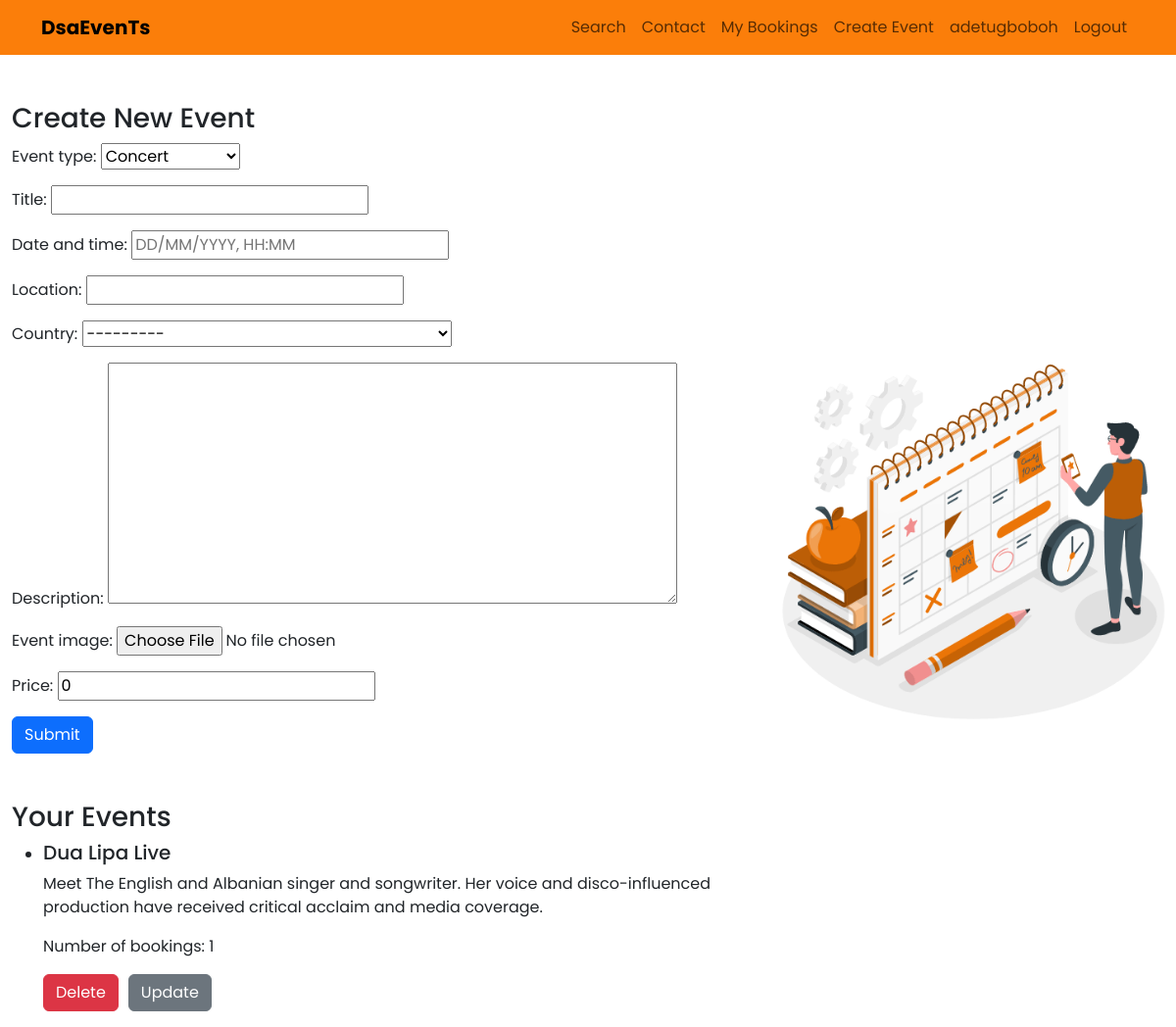
Screenshot of /events-submission/ (signed in) with the database file from the repository.
### events/models.py (models this page shows)
class Event(models.Model):
    EVENT_TYPE_CHOICES = (
        ('concert', 'Concert'),
        ('music_festival', 'Music Festival'),
        ('workshop', 'Workshop'),
        ('conference', 'Conference'),
        ('exhibition', 'Exhibition'),
        ('album_release', 'Album Release'),
        ('live_stream', 'Live Stream'),
        ('meetup', 'Meetup'),
    )
    event_type = models.CharField(max_length=100, choices=EVENT_TYPE_CHOICES)
    title = models.CharField(max_length=255)
    date_and_time = models.DateTimeField()
    location = models.CharField(max_length=255)
    country = CountryField()
    description = models.TextField()
    event_image = models.ImageField(blank=True)
    price = models.DecimalField(max_digits=10, decimal_places=2, default=0)
    user = models.ForeignKey(User, on_delete=models.CASCADE, default= None)

### events/views.py (the view)
# urls.py: path('events-submission/', views.create_event, name='event-submission'),
@login_required
def create_event(request):
    if request.method == 'POST':
        form = EventForm(request.POST, request.FILES)
        if form.is_valid():
            event = form.save(commit=False)
            if 'event_image' in request.FILES:
                s3_url = upload_to_s3(request.FILES['event_image'],
                request.FILES['event_image'].name)
                event.event_image = s3_url
            event.user=request.user
            event.save()
            return redirect('homepage')
    else:
        form = EventForm()
    existing_events = Event.objects.filter(user=request.user)
    return render(request, 'events/events_submission.html',
    {'form': form, 'existing_events': existing_events})

### events/forms.py
class EventForm(forms.ModelForm):
    date_and_time = forms.DateTimeField(input_formats=['%d/%m/%Y, %H:%M'],
    widget=DateTimeInput(attrs={'placeholder': 'DD/MM/YYYY, HH:MM'}))
    class Meta:
        model = Event
        fields = ['event_type', 'title', 'date_and_time', 'location', 'country',
        'description', 'event_image', 'price']
        widgets = {
            'date_and_time': DateTimeLocalInput(),
            'country': forms.Select(choices=[(country.code, country.name)
            for country in countries]),
        }
    def __init__(self, *args, **kwargs):
        super().__init__(*args, **kwargs)
        self.fields['event_type'].choices = Event.EVENT_TYPE_CHOICES

### templates/events/events_submission.html (shortened to what this page needs)
{% extends 'base.html' %}
{% load static %}
{% block content %}
<div style ="display:flex; justify-content:space-between; align-items:center;">
<div>
    <div class="container mt-5">
    <h3>Create New Event</h3>
    <form method="post" enctype="multipart/form-data">
        {{ form.as_p }}
        <button type="submit" class="btn btn-primary">Submit</button>
    </form>
</div>
    <div class="container mt-5">
    <h3>Your Events</h3>
    {% if existing_events %}
    <ul>
        {% for event in existing_events %}
        <li>
            <h5>{{ event.title }}</h5>
            <p>{{ event.description }}</p>
             <p>Number of bookings: {{ event.bookings.count }}</p>
        <div style="display: flex; flex-direction:row; gap:10px;">
            <form method="post" action="{% url 'delete_event' event.id %}">
                <button type="submit" class="btn btn-danger">Delete</button>
            </form>
            <a href="{% url 'update_event' event.id %}" class="btn btn-secondary">Update</a>
        </div>
        </li>
        {% endfor %}
    </ul>
    {% else %}
    <p>No events submitted yet.</p>
    {% endif %}
</div>
</div>
<div>
     <img src="{% static 'events/images/Schedule.gif' %}" alt="contact Image" class="img-fluid" style="width: 600px;">
</div>
</div>
{% endblock %}

### templates/events/header.html (shortened to what this page needs)
<header class="navbar navbar-expand-lg navbar-light" style="background:#FB7E0A">
    <div class="container">
        <a class="navbar-brand fw-bolder" href="/">DsaEvenTs</a>
        <div class="collapse navbar-collapse justify-content-end" id="navbarNav">
            <ul class="navbar-nav ml-auto">
                <li class="nav-item">
                    <a class="nav-link" href="/all-events/">Search</a>
                </li>
                 <li class="nav-item">
                    <a class="nav-link" href="/contact-us/">Contact</a>
                </li>
                <li class="nav-item">
                    <a   class="nav-link" href="{% url 'my_bookings' %}">My Bookings</a>
                </li>
                   {% if user.is_authenticated %}
                     <li class="nav-item">
                        <a class="nav-link" href="/events-submission/">Create Event</a>
                    </li>
                    <li class="nav-item">
                        <a class="nav-link" href="#">{{ user.username }}</a>
                    </li>
                    <li class="nav-item">
                        <a class="nav-link" href="{% url 'account_logout' %}">Logout</a>
                    </li>
                {% else %}
                    <li class="nav-item">
                        <a class="nav-link" href="{% url 'account_login' %}">Login</a>
                    </li>
                {% endif %}
            </ul>
        </div>
    </div>
</header>

### rows the page displays
Event: title "Dua Lipa Live", description "Meet The English and Albanian singer and songwriter. Her voice and disco-influenced production have received critical acclaim and media coverage.", bookings.count "1"

### other values shown
{{ user.username }} "adetugboboh"
